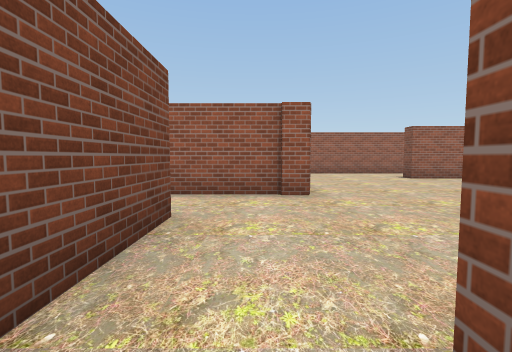
View 1 (above)

20 first-person views from a walk through a scene from a Unity 3-D project. The camera is 1.4 m above the floor, tilts 4° down and sees 85° across. The floor is counted in squares, 2 m on a side. Each view is taken from the middle of a square. On the plan, view 1 faces up. The plan holds only what a view shows up to about 9 squares ahead; the rest is blank. The place goes on beyond the plan. The player is left out. Some surface patterns are stand-ins.

View 2
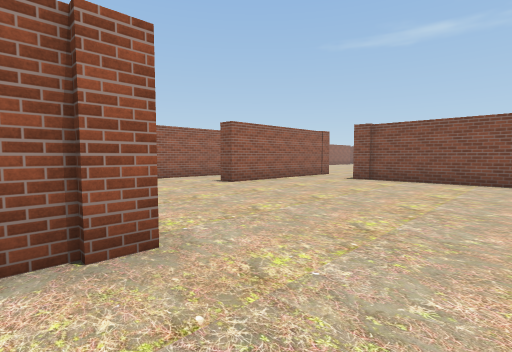

View 3
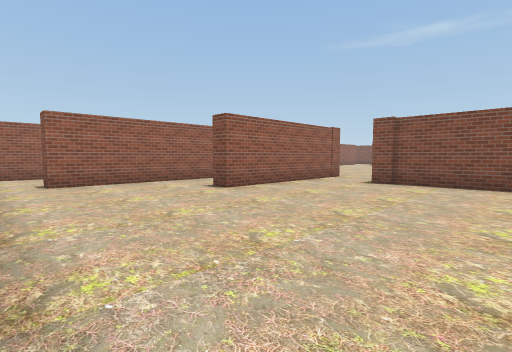

View 4
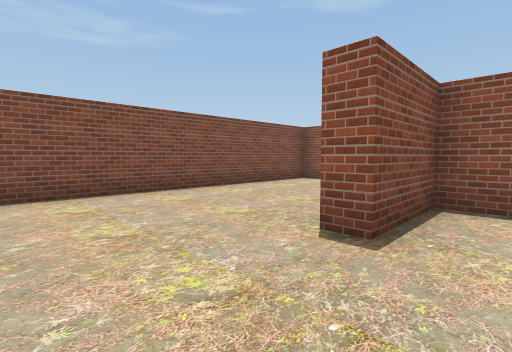

View 5
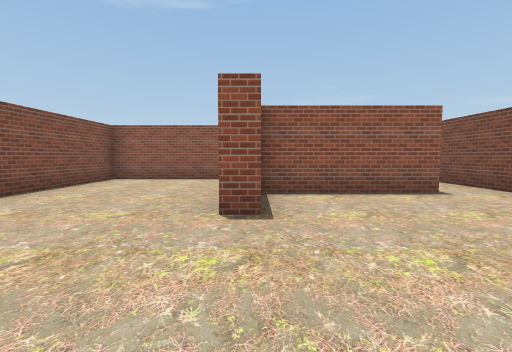

View 6
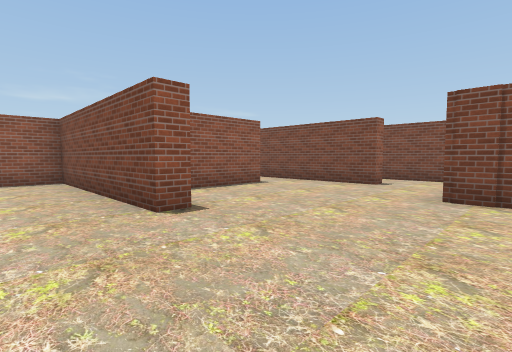

View 7
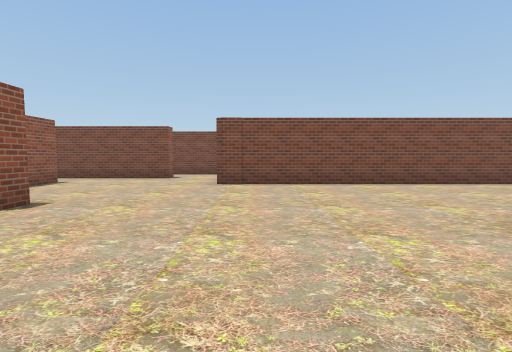

View 8
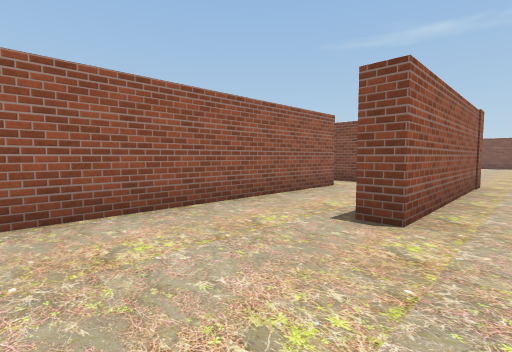

View 9
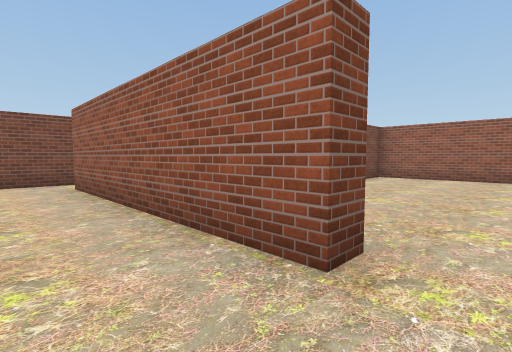

View 10
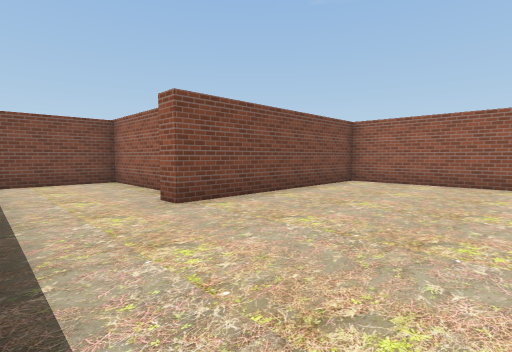

View 11
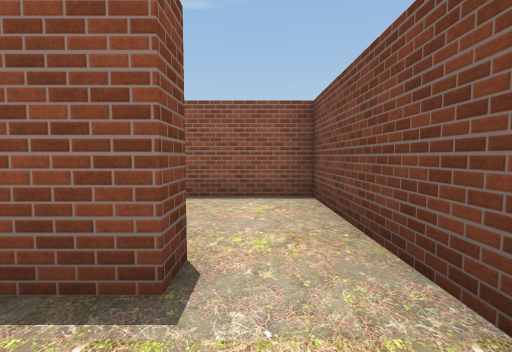

View 12
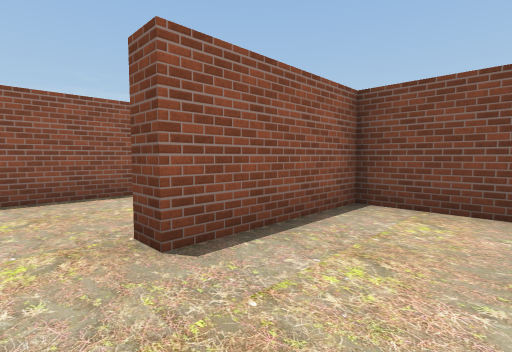

View 13
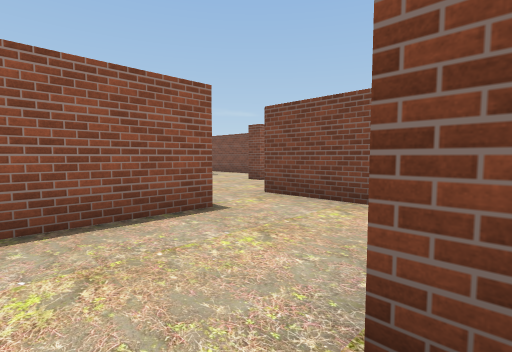

View 14
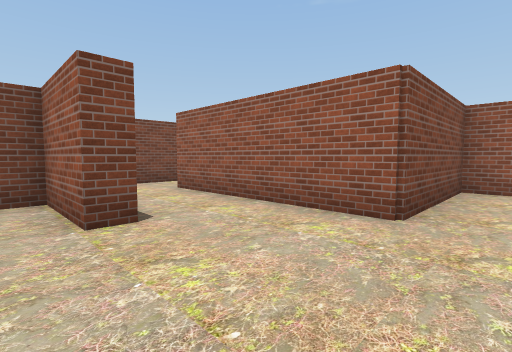

View 15
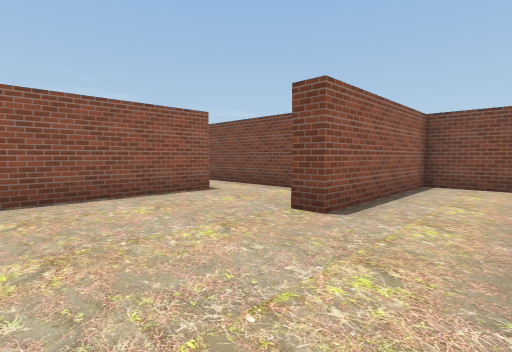

View 16
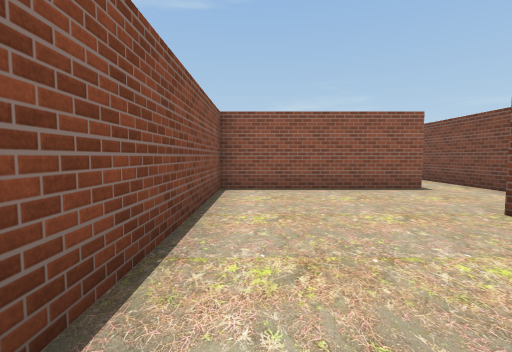

View 17
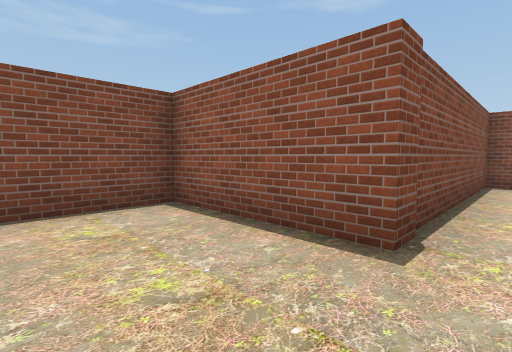

View 18
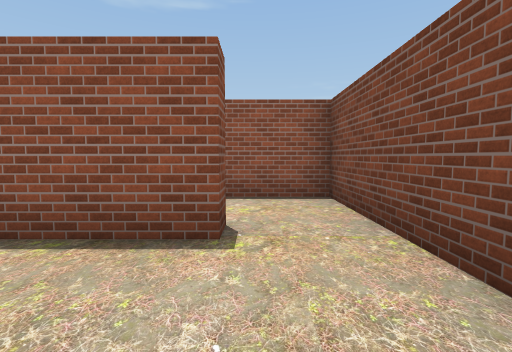

View 19
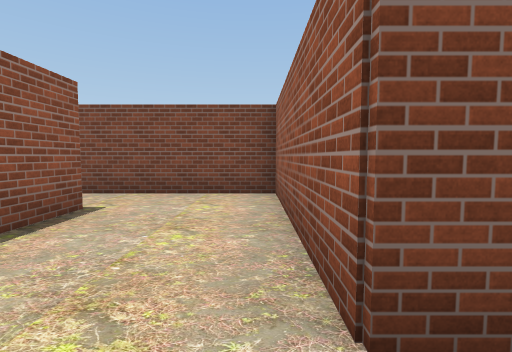

View 20
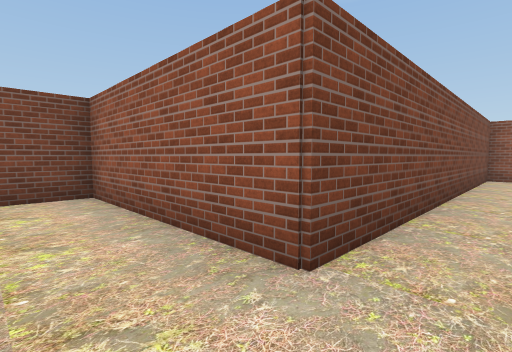

### Floor plan
Points are (right, up) in squares from view 1. A wall is a line through its corners. A room is listed if a view was taken in it or the views show most of it. See-through windows are left out.
Room 1 (view 1)
walls: (0.5, 0.1) (0.5, 0.6); (-1, 0.5) (-1, -2.9) (0.4, -2.9)
ways out: opening at (0, 0) to room 2; opening at (1.5, -1.5) to room 3
Room 2 (views 2, 3, 4, 5, 6, 7, 8, 9, 10, 11)
walls: (9.5, 8.9) (5, 8.9) (5, 9.5); (-1, 3.2) (-1, 0.5); (0.5, 0.6) (3.9, 0.6) (3.9, 2.7) (4.4, 2.7) (4.4, -2.7) (8.5, -2.7) (8.5, 7.1); (8.1, 12) (8.1, 11.5) (2.1, 11.5); (1, 12) (1, 5.1) (-0.5, 5.1)
ways out: opening at (0, 0) to room 1; opening at (-1, 4) to room 7; opening at (9, 12); gap at (2, 12)
Room 3 (view 12)
walls: (0.4, -2.9) (2.1, -2.9)
ways out: opening at (1.5, -1.5) to room 1; opening at (3, -3) to room 4
Room 4 (view 13)
walls: (2.1, -2.9) (2.1, -3.5); (0.8, -6.1) (3.9, -6.1) (3.9, -4.1)
ways out: opening at (3, -3) to room 3; opening at (1.5, -4.5) to room 6
Room 5 (views 14, 15, 16)
walls: (-3.6, -12.1) (0.8, -12.1) (0.8, -6.1); (-1, -5.6) (-1, -6.8) (-5.7, -6.8); (-7.3, -6.6) (-7.3, -8.8) (-2.9, -8.8) (-2.9, -9.3) (-5, -9.3) (-5, -12.5)
ways out: opening at (0, -6.5) to room 6; opening at (-6, -7) to room 7
Room 6 (view 17)
walls: (-0.2, -3.4) (-1, -3.4) (-1, -5.6)
ways out: opening at (1.5, -4.5) to room 4; opening at (0, -6.5) to room 5
Room 7 (views 18, 19, 20)
walls: (-5.7, -6.8) (-5.7, -6.3) (-3.8, -6.3); (-1.5, 3.2) (-1, 3.2); (-0.5, 5.1) (-2.9, 5.1) (-2.9, -3.6) (-7.3, -3.6) (-7.3, -6.6)
ways out: opening at (-1, 4) to room 2; opening at (-6, -7) to room 5

Where each view was taken, in squares from view 1:
view 1: 0 up, 0 right, facing up
view 2: 3 up, 0 right, facing up-right
view 3: 4 up, 1 right, facing up-right
view 4: 5 up, 3 right, facing down-right
view 5: 6 up, 4 right, facing down
view 6: 6 up, 6 right, facing down-left
view 7: 6 up, 8 right, facing left
view 8: 8 up, 2 right, facing up-right
view 9: 10 up, 9 right, facing up-left
view 10: 12 up, 9 right, facing up-left
view 11: 2 up, 0 right, facing down
view 12: 1 down, 3 right, facing down-left
view 13: 3 down, 3 right, facing down-left
view 14: 10 down, 0 right, facing up-left
view 15: 7 down, 0 right, facing down-left
view 16: 6 down, 0 right, facing down
view 17: 4 down, 0 right, facing down-right
view 18: 4 down, 6 left, facing down
view 19: 4 down, 2 left, facing left
view 20: 5 down, 2 left, facing up-left
